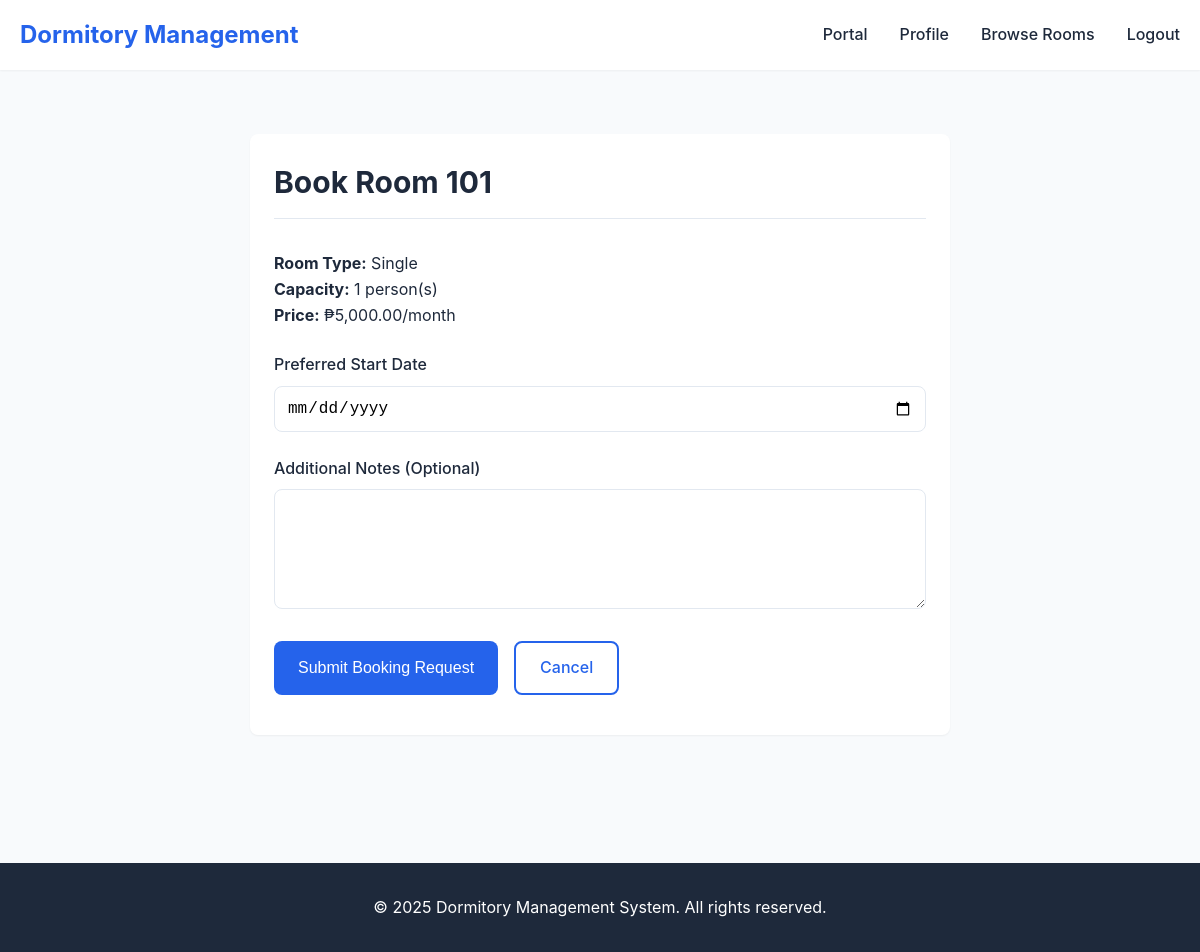
The app's page /public/booking.php?room_id=1 (signed in) with its own data.
### tables this page shows
CREATE TABLE `rooms` (
  `id` int(11) NOT NULL,
  `room_number` varchar(20) NOT NULL,
  `floor_number` int(11) DEFAULT NULL,
  `room_type` varchar(50) NOT NULL,
  `category` varchar(50) DEFAULT NULL,
  `capacity` int(11) NOT NULL,
  `price` decimal(10,2) NOT NULL,
  `status` enum('available','occupied','maintenance') DEFAULT 'available',
  `description` text DEFAULT NULL,
  `has_wifi` tinyint(1) DEFAULT 1,
  `has_ac` tinyint(1) DEFAULT 1,
  `has_bathroom` tinyint(1) DEFAULT 1,
  `photo` varchar(255) DEFAULT NULL,
  `created_at` timestamp NOT NULL DEFAULT current_timestamp(),
  `updated_at` timestamp NOT NULL DEFAULT current_timestamp() ON UPDATE current_timestamp()
);

### includes/functions.php (called while the page is built, shortened)
<?php
function format_currency($amount) {
    return '₱' . number_format($amount, 2);
}
?>

### public/booking.php (the view, shortened to what this page needs)
<?php
require_once '../config/database.php';
require_once '../includes/functions.php';
require_once '../includes/header.php';
$room_id = intval($_GET['room_id']);
$stmt = $conn->prepare("SELECT * FROM rooms WHERE id = ? AND status = 'available'");
$stmt->bind_param("i", $room_id);
$stmt->execute();
$result = $stmt->get_result();
$room = $result->fetch_assoc();
?>
<div class="container">
    <div class="card" style="max-width: 700px; margin: 2rem auto;">
        <div class="card-header">
            <h2>Book Room <?php echo htmlspecialchars($room['room_number']); ?></h2>
        </div>
        <div class="card-body">
            <div class="mb-3">
                <p><strong>Room Type:</strong> <?php echo htmlspecialchars($room['room_type']); ?></p>
                <p><strong>Capacity:</strong> <?php echo htmlspecialchars($room['capacity']); ?> person(s)</p>
                <p><strong>Price:</strong> <?php echo format_currency($room['price']); ?>/month</p>
            </div>
            <form method="POST" action="" data-validate>
                <div class="form-group">
                    <label class="form-label" for="start_date">Preferred Start Date</label>
                    <input type="date" id="start_date" name="start_date" class="form-control"
                           min="<?php echo date('Y-m-d'); ?>" required>
                </div>
                <div class="form-group">
                    <label class="form-label" for="notes">Additional Notes (Optional)</label>
                    <textarea id="notes" name="notes" class="form-control" rows="4"></textarea>
                </div>
                <div style="display: flex; gap: 1rem;">
                    <button type="submit" class="btn btn-primary">Submit Booking Request</button>
                    <a href="rooms.php" class="btn btn-outline">Cancel</a>
                </div>
            </form>
        </div>
    </div>
</div>
<?php require_once '../includes/footer.php'; ?>

### assets/css/style.css (style rules this page uses)
* { margin: 0; padding: 0; box-sizing: border-box; }
:root { --primary-color: #2563eb; --primary-dark: #1e40af; --secondary-color: #64748b; --success-color: #10b981; --danger-color: #ef4444; --warning-color: #f59e0b; --info-color: #3b82f6; --light-bg: #f8fafc; --white: #ffffff; --text-dark: #1e293b; --text-light: #64748b; --border-color: #e2e8f0; --shadow-sm: 0 1px 2px 0 rgba(0, 0, 0, 0.05); --shadow-md: 0 4px 6px -1px rgba(0, 0, 0, 0.1); --shadow-lg: 0 10px 15px -3px rgba(0, 0, 0, 0.1); --border-radius: 8px; --transition: all 0.3s ease; }
body { font-family: -apple-system, BlinkMacSystemFont, 'Segoe UI', Roboto, 'Helvetica Neue', Arial, sans-serif; font-size: 16px; line-height: 1.6; color: var(--text-dark); background-color: var(--light-bg); }
.container { max-width: 1200px; margin: 0 auto; padding: 0 20px; }
.btn { display: inline-block; padding: 0.75rem 1.5rem; font-size: 1rem; font-weight: 500; text-align: center; text-decoration: none; border: none; border-radius: var(--border-radius); cursor: pointer; transition: var(--transition); }
.btn-primary { background-color: var(--primary-color); color: var(--white); }
.btn-outline { background-color: transparent; border: 2px solid var(--primary-color); color: var(--primary-color); }
.form-group { margin-bottom: 1.5rem; }
.form-label { display: block; margin-bottom: 0.5rem; font-weight: 500; color: var(--text-dark); }
.form-control { width: 100%; padding: 0.75rem; font-size: 1rem; border: 1px solid var(--border-color); border-radius: var(--border-radius); transition: var(--transition); }
textarea.form-control { min-height: 120px; resize: vertical; }
.card { background-color: var(--white); border-radius: var(--border-radius); box-shadow: var(--shadow-sm); padding: 1.5rem; margin-bottom: 1.5rem; }
.card-header { font-size: 1.25rem; font-weight: 600; margin-bottom: 1rem; padding-bottom: 0.75rem; border-bottom: 1px solid var(--border-color); }
.card-body { padding: 1rem 0; }
.mb-3 { margin-bottom: 1.5rem; }

### records on screen
rooms: room_number "101", room_type "Single", capacity "1", price "₱5,000.00"
